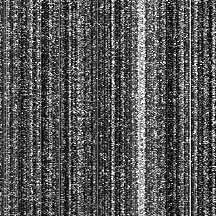
#> input picture assets/iirs_diag_raw_band77.png, 216 x 216 px
$ python -i structure_extractor.py   (imports and definitions only)
#> lines starting #> are read from the running program, lines starting #| are printed output that depends on the picture
"""
Illumination-invariant structural feature extraction.

This module extracts physical topography (like crater rims and ridges)
while ignoring transient illumination effects (shadows). It uses
mathematically rigorous, multi-scale Hessian-based ridge detection
and edge detection.

SIH26166 — Chandrayaan-2 Multi-modal Image Correspondence Pipeline
"""

import numpy as np
import cv2
import logging
from typing import Optional, Literal

# We use scikit-image for rigorous, peer-reviewed structural filters
from skimage.filters import sato, meijering, sobel, gaussian
from skimage.exposure import rescale_intensity

logger = logging.getLogger(__name__)


class StructuralExtractor:
    """Extracts illumination-invariant structural maps from lunar images.

    Lunar images suffer from extreme illumination variance. This class
    strips away raw pixel intensities and extracts structural geometry
    (crater rims, ridges, boundaries).

    Methods available:
      - 'sato': Continuous ridge detection based on the Hessian matrix.
                Excellent for crater rims.
      - 'meijering': Neuriteness filter, highly sensitive to line structures.
      - 'sobel': Standard gradient magnitude.
      - 'composite': A weighted combination of ridge and edge detectors.
    """

    def __init__(
        self,
        method: Literal["sato", "meijering", "sobel", "composite"] = "composite",
        sigmas: tuple = (1, 2, 3),
        black_ridges: bool = False,
    ):
        """
        Args:
            method: The structural extraction algorithm to use.
            sigmas: Scales (Gaussian blur standard deviations) for multi-scale
                    Hessian filters. (1, 2, 3) is good for standard GSDs.
            black_ridges: Set to True if structural features (craters) are
                          darker than the background. For lunar images, rims
                          can be bright or dark depending on the sun angle,
                          so we often check both or rely on edges.
        """
        if method not in ["sato", "meijering", "sobel", "composite"]:
            raise ValueError(f"Unknown extraction method: {method}")

        self.method = method
        self.sigmas = sigmas
        self.black_ridges = black_ridges

    def extract(self, image: np.ndarray) -> np.ndarray:
        """Extract the structural map from an image.

        Args:
            image: 2-D float32 image in [0, 1].

        Returns:
            2-D float32 structural map in [0, 1]. High values indicate
            the presence of a structural feature.
        """
        img = image.astype(np.float32)
        if img.ndim == 3:
            img = cv2.cvtColor(img, cv2.COLOR_RGB2GRAY)

        # Smooth high-frequency sensor noise before structural analysis
        img_smoothed = gaussian(img, sigma=0.5, preserve_range=True)

        t0 = cv2.getTickCount()

        if self.method == "sato":
            struct_map = self._extract_sato(img_smoothed)
        elif self.method == "meijering":
            struct_map = self._extract_meijering(img_smoothed)
        elif self.method == "sobel":
            struct_map = self._extract_sobel(img_smoothed)
        elif self.method == "composite":
            struct_map = self._extract_composite(img_smoothed)
        else:
            struct_map = np.zeros_like(img_smoothed)

        t1 = cv2.getTickCount()
        time_ms = (t1 - t0) * 1000.0 / cv2.getTickFrequency()
        logger.debug(
            "Extracted structural map (%s) in %.1f ms", self.method, time_ms
        )

        return struct_map

    def _extract_sato(self, image: np.ndarray) -> np.ndarray:
        """Hessian-based multi-scale tubeness/ridge filter."""
        ridges = sato(
            image,
            sigmas=self.sigmas,
            black_ridges=self.black_ridges,
            mode='reflect'
        )
        return self._normalize(ridges)

    def _extract_meijering(self, image: np.ndarray) -> np.ndarray:
        """Meijering neuriteness filter (good for elongated crater rims)."""
        ridges = meijering(
            image,
            sigmas=self.sigmas,
            black_ridges=self.black_ridges,
            mode='reflect'
        )
        return self._normalize(ridges)

    def _extract_sobel(self, image: np.ndarray) -> np.ndarray:
        """Standard gradient magnitude."""
        edges = sobel(image)
        return self._normalize(edges)

    def _extract_composite(self, image: np.ndarray) -> np.ndarray:
        """Combines multi-scale ridges and edges for a robust map."""
        # 1. Get ridges (crater rims)
        # We compute for both bright and dark ridges since illumination
        # makes one side of the crater bright and the other dark.
        ridges_bright = sato(image, sigmas=self.sigmas, black_ridges=False, mode='reflect')
        ridges_dark = sato(image, sigmas=self.sigmas, black_ridges=True, mode='reflect')
        ridges = np.maximum(ridges_bright, ridges_dark)
        ridges = self._normalize(ridges)

        # 2. Get sharp edges
        edges = sobel(image)
        edges = self._normalize(edges)

        # 3. Combine: max operator ensures we capture both sharp boundaries
        # and continuous rim structures.
        composite = np.maximum(ridges, edges)

        # Soft threshold to suppress background regolith noise
        mean_val = np.mean(composite)
        std_val = np.std(composite)
        threshold = mean_val + 0.5 * std_val

        composite_filtered = np.where(composite < threshold, 0.0, composite - threshold)
        return self._normalize(composite_filtered)

    @staticmethod
    def _normalize(image: np.ndarray) -> np.ndarray:
        """Min-max normalize to float32 [0, 1]."""
        if image.size == 0:
            return image

        vmin, vmax = image.min(), image.max()
        if vmax - vmin < 1e-6:
            return np.zeros_like(image, dtype=np.float32)

        return ((image - vmin) / (vmax - vmin)).astype(np.float32)

>>> import cv2
>>> picture = cv2.cvtColor(cv2.imread('../../assets/iirs_diag_raw_band77.png'), cv2.COLOR_BGR2RGB)
#> picture is the input picture: shape (216, 216, 3); min 0, max 255, mean 86.3
>>> result = StructuralExtractor().extract(picture)
#> in _extract_composite, `ridges_bright = sato(image, sigmas=self.sigmas, black_ridges=False, mo..`:
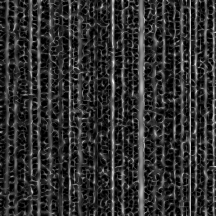
#> ridges_bright: shape (216, 216) float32; min 0, max 68.67, mean 13.1; drawn with min black and max white
#> in _extract_composite, `ridges_dark = sato(image, sigmas=self.sigmas, black_ridges=True, mode=..`:
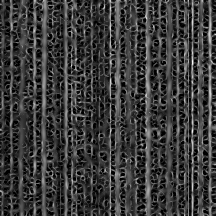
#> ridges_dark: shape (216, 216) float32; min 0, max 59.17, mean 13.7; drawn with min black and max white
#> in _extract_composite, `ridges = np.maximum(ridges_bright, ridges_dark)`:
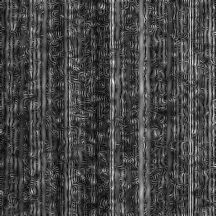
#> ridges: shape (216, 216) float32; min 2.17, max 68.67, mean 20.5; drawn with min black and max white
#> in _normalize, `vmin, vmax = image.min(), image.max()`: vmin = 2.17; vmax = 68.67
#> in _extract_composite, `edges = sobel(image)`:
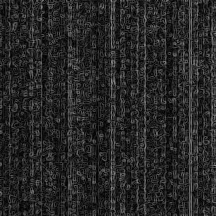
#> edges: shape (216, 216) float32; min 0.124, max 146.6, mean 39.2
#> in _extract_composite, `composite = np.maximum(ridges, edges)`:
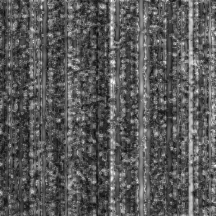
#> composite: shape (216, 216) float32; min 0.0224, max 1, mean 0.352
#> in _extract_composite, `mean_val = np.mean(composite)`: mean_val = 0.352
#> in _extract_composite, `std_val = np.std(composite)`: std_val = 0.138
#> in _extract_composite, `threshold = mean_val + 0.5 * std_val`: threshold = 0.42
#> in _extract_composite, `composite_filtered = np.where(composite < threshold, 0.0, composite - ..`:
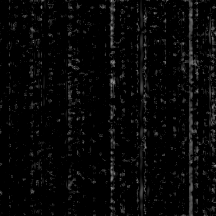
#> composite_filtered: shape (216, 216) float32; min 0, max 0.58, mean 0.0301
#> in _normalize (call 3), `vmin, vmax = image.min(), image.max()`: vmin = 0; vmax = 0.58
#> in _normalize (call 3), `return ((image - vmin) / (vmax - vmin)).astype(np.float32)`:
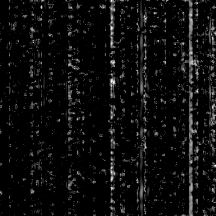
#> returned value: shape (216, 216) float32; min 0, max 1, mean 0.052

$ run again, on assets/iirs_diag_perband_norm_avg.png
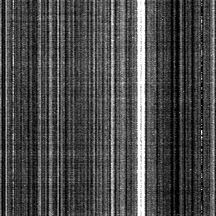
#> input picture assets/iirs_diag_perband_norm_avg.png, 216 x 216 px
#> picture is the input picture: shape (216, 216, 3); min 0, max 255, mean 74.3
#> vmin = 1.17; vmax = 71.92
#> in _extract_composite, `composite = np.maximum(ridges, edges)`:
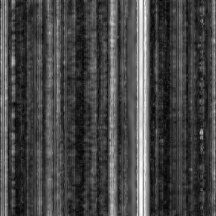
#> composite: shape (216, 216) float32; min 0.0153, max 1, mean 0.274
#> mean_val = 0.274
#> std_val = 0.163
#> threshold = 0.355
#> vmin = 0; vmax = 0.645
#> in _normalize (call 3), `return ((image - vmin) / (vmax - vmin)).astype(np.float32)`:
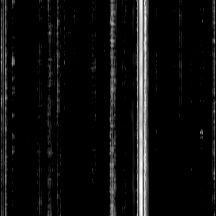
#> returned value: shape (216, 216) float32; min 0, max 1, mean 0.0545

$ run again, on assets/iirs_proxy_1500nm.png
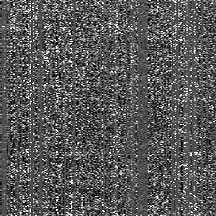
#> input picture assets/iirs_proxy_1500nm.png, 216 x 216 px
#> picture is the input picture: shape (216, 216, 3); min 0, max 255, mean 88.5
#> vmin = 1.56; vmax = 60.93
#> in _extract_composite, `composite = np.maximum(ridges, edges)`:
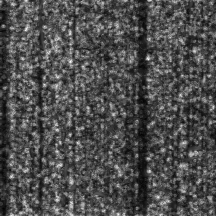
#> composite: shape (216, 216) float32; min 0.0113, max 1, mean 0.305
#> mean_val = 0.305
#> std_val = 0.137
#> threshold = 0.374
#> vmin = 0; vmax = 0.626
#> in _normalize (call 3), `return ((image - vmin) / (vmax - vmin)).astype(np.float32)`:
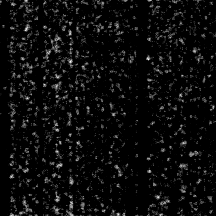
#> returned value: shape (216, 216) float32; min 0, max 1, mean 0.0479

$ run again, on assets/iirs_proxy_3band_mean.png
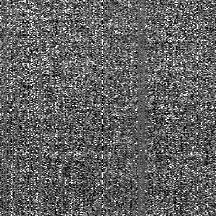
#> input picture assets/iirs_proxy_3band_mean.png, 216 x 216 px
#> picture is the input picture: shape (216, 216, 3); min 0, max 255, mean 97.9
#> vmin = 1.91; vmax = 56.67
#> mean_val = 0.331
#> std_val = 0.136
#> threshold = 0.399
#> vmin = 0; vmax = 0.601
#> in _normalize (call 3), `return ((image - vmin) / (vmax - vmin)).astype(np.float32)`:
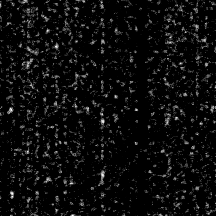
#> returned value: shape (216, 216) float32; min 0, max 1, mean 0.0494
